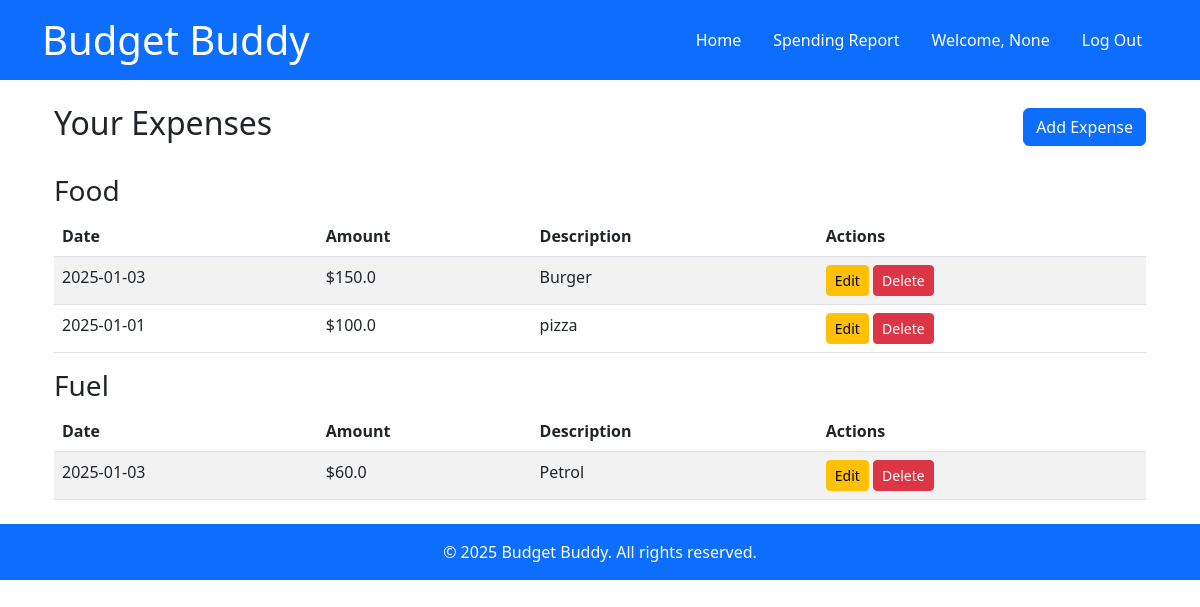
Before: /index (signed in) with the older database file.
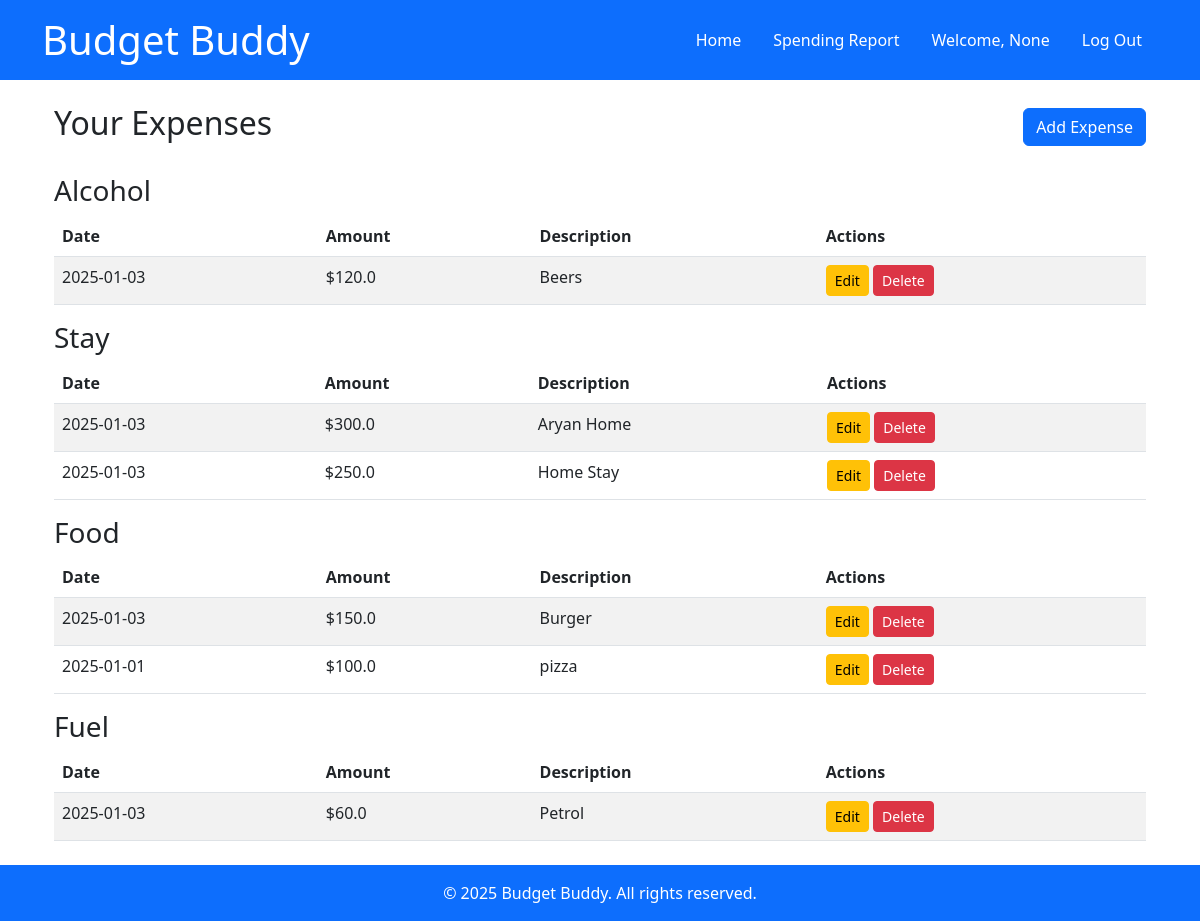
After: the same page with the newer database file.
### models.py (models this page shows)
class Expense(db.Model):
    id = db.Column(db.Integer, primary_key=True)
    date = db.Column(db.DateTime, default=datetime.utcnow)
    category = db.Column(db.String(50), nullable=False)
    amount = db.Column(db.Float, nullable=False)
    description = db.Column(db.String(255), nullable=True)

### blueprints/expenses.py (the view)
@expenses_bp.route('/index')
@login_required
def index():
    expenses = Expense.query.order_by(Expense.date.desc()).all()
    categorized_expenses = defaultdict(list)
    for expense in expenses:
        categorized_expenses[expense.category].append(expense)
    return render_template('index.html', categorized_expenses=categorized_expenses)

### templates/index.html
{% extends 'base.html' %}
{% block content %}
<div class="container mt-4">
    <div class="d-flex justify-content-between align-items-center">
        <h2>Your Expenses</h2>
        <a href="{{ url_for('expenses.add_expense') }}" class="btn btn-primary">Add Expense</a>
    </div>
    <div class="mt-4">
        {% for category, expenses in categorized_expenses.items() %}
        <h3>{{ category }}</h3>
        <table class="table table-striped">
            <thead>
                <tr>
                    <th>Date</th>
                    <th>Amount</th>
                    <th>Description</th>
                    <th>Actions</th>
                </tr>
            </thead>
            <tbody>
                {% for expense in expenses %}
                <tr>
                    <td>{{ expense.date.strftime('%Y-%m-%d') }}</td>
                    <td>${{ expense.amount }}</td>
                    <td>{{ expense.description }}</td>
                    <td>
                        <a href="{{ url_for('expenses.edit_expense', id=expense.id) }}" class="btn btn-warning btn-sm">Edit</a>
                        <form action="{{ url_for('expenses.delete_expense', id=expense.id) }}" method="post" style="display: inline;">
                            <button type="submit" class="btn btn-danger btn-sm" onclick="return confirm('Are you sure you want to delete this expense?');">Delete</button>
                        </form>
                    </td>
                </tr>
                {% endfor %}
            </tbody>
        </table>
        {% endfor %}
    </div>
</div>
{% endblock %}

### templates/base.html (shortened to what this page needs)
<!DOCTYPE html>
<html lang="en">
<head>
    <link href="https://cdn.jsdelivr.net/npm/bootstrap@5.3.0-alpha1/dist/css/bootstrap.min.css" rel="stylesheet">
</head>
<body>
    <header class="bg-primary text-white py-3">
        <div class="container d-flex justify-content-between align-items-center">
            <h1 class="logo mb-0">Budget Buddy</h1>
            <nav>
                <ul class="nav">
                    {% if session.get('user_id') %}
                        <li class="nav-item">
                            <a href="{{ url_for('expenses.index') }}" class="nav-link text-white">Home</a>
                        </li>
                        <li class="nav-item">
                            <a href="{{ url_for('expenses.spending_report') }}" class="nav-link text-white">Spending Report</a>
                        </li>
                        <li class="nav-item">
                            <span class="nav-link text-white">Welcome, {{ session.get('username') }}</span>
                        </li>
                        <li class="nav-item">
                            <a href="{{ url_for('auth.logout') }}" class="nav-link text-white">Log Out</a>
                        </li>
                    {% endif %}
                </ul>
            </nav>
        </div>
    </header>
    <main>
        <div class="container my-4">
            {% block content %}
            {% endblock %}
        </div>
    </main>
    <footer class="bg-primary text-white py-3">
        <div class="container text-center">
            <p class="mb-0">&copy; 2025 Budget Buddy. All rights reserved.</p>
        </div>
    </footer>
</body>
</html>

Changed rows visible on the page:
added Expense: category "Alcohol", date "2025-01-03", amount "120.0", description "Beers"
added Expense: category "Stay", date "2025-01-03", amount "300.0", description "Aryan Home"
added Expense: date "2025-01-03", amount "250.0", description "Home Stay", shown under "Stay"
